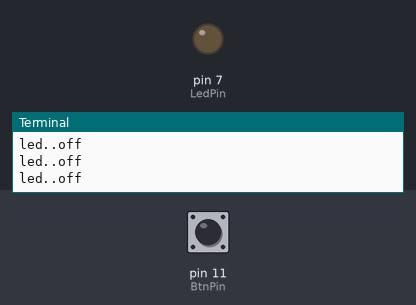
A program run on a simulated Raspberry Pi (header pin numbers). Parts: output pins drawn as LEDs (lit = HIGH), the last lines printed to the terminal. The inputs (shaded band) are chosen by the test bench; at power-on: pin 11 (BtnPin) HIGH.

Above: at 1.2 s.
1.3 s: pin 11 (BtnPin) pulled LOW for 0.15 s
At 1.4 s:
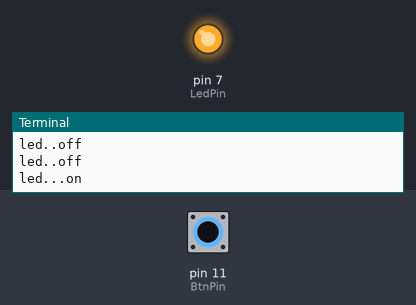
3.0 s: pin 11 (BtnPin) pulled LOW for 3.2 s
At 6.6 s:
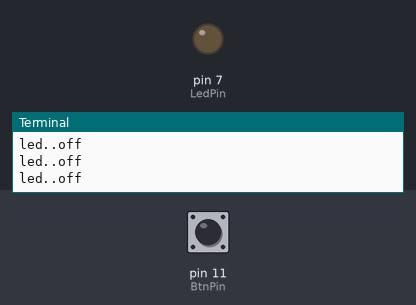
Timing chart, 0 to 8.1 s (numbered marks = the images above; inputs shaded):
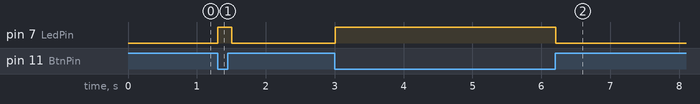

Measured:
- after the input at 1.3 s, pin 7 (LedPin): LOW → HIGH at once, → LOW 0.20 s later
- after the input at 3.0 s, pin 7 (LedPin): LOW → HIGH at once, → LOW 3.2 s later

The program:

buttonLED.py
```python
from RPi import GPIO
import time

LedPin = 7;
BtnPin = 11;

GPIO.setmode(GPIO.BOARD)
GPIO.setup(LedPin, GPIO.OUT)
GPIO.setup(BtnPin, GPIO.IN, pull_up_down=GPIO.PUD_UP)
GPIO.output(LedPin, GPIO.LOW)

try:
    while True:
        if GPIO.input(BtnPin) == GPIO.LOW:
            print 'led...on'
            GPIO.output(LedPin, GPIO.HIGH)
        else:
            print 'led..off'
            GPIO.output(LedPin, GPIO.LOW)
        time.sleep(.1)
except KeyboardInterrupt:
    GPIO.output(LedPin, GPIO.HIGH)
    GPIO.cleanup()
    exit
```
